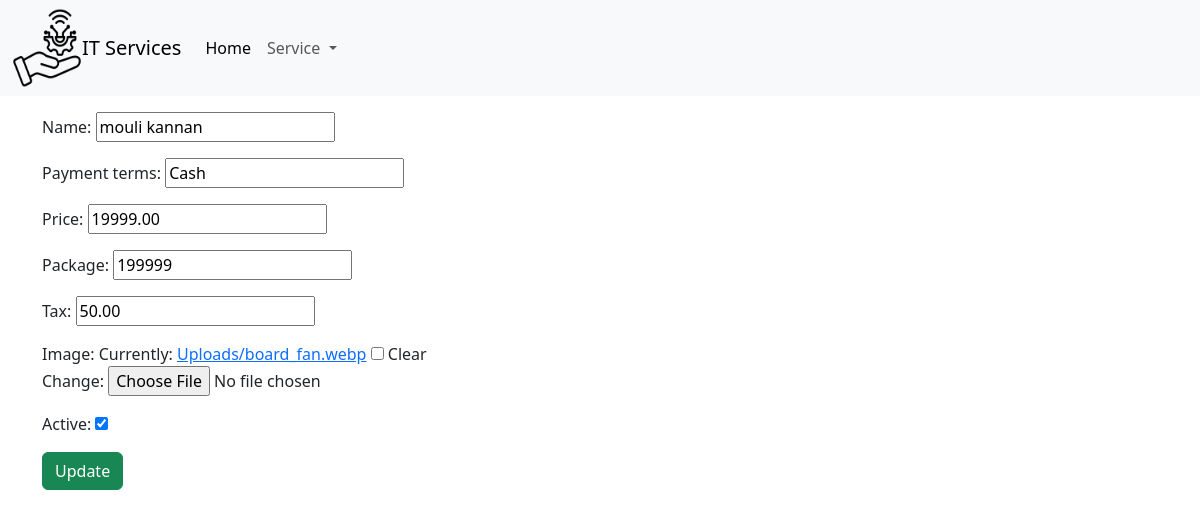
Page /update/3 on the committed database.
### Services/models.py (models this page shows, shortened)
class Service(models.Model):
    name = models.CharField(max_length=100)
    payment_terms = models.CharField(max_length=255)
    price = models.DecimalField(max_digits=10, decimal_places=2)
    package = models.CharField(max_length=255)
    tax = models.DecimalField(max_digits=5, decimal_places=2)
    image = models.ImageField(upload_to='images/', null=True, blank=True)
    active = models.BooleanField(default=True)

### Services/views.py (the view)
# urls.py: path('update/<int:id>',views.update,name='update'),
def update(request, id):
    obj = Service.objects.get(id=id)
    if request.method == 'POST':
        form = serviceForm(request.POST, instance=obj)
        if form.is_valid():
            form.save()
            return redirect('read')
    else:
        form = serviceForm(instance=obj)
    return render(request, 'update.html', {'form': form})

### Services/forms.py
class serviceForm(forms.ModelForm):
    class Meta:
        model = Service
        fields = ['name','payment_terms','price','package','tax','image','active']

### Services/templates/update.html (shortened to what this page needs)
<!DOCTYPE html>
<html lang="en">
  <head>
    <link
      href="https://cdn.jsdelivr.net/npm/bootstrap@5.3.3/dist/css/bootstrap.min.css"
      rel="stylesheet"
    />
  </head>
  <body>
    <nav class="navbar navbar-expand-lg bg-light">
        <div class="container-fluid">
          <img src="\static\logo.png" title="Flaticon logo" width="70px" height="80px" class="block">
          <a class="navbar-brand" href="{% url 'read'%}">IT Services</a>
          <div class="collapse navbar-collapse" id="navbarSupportedContent">
            <ul class="navbar-nav me-auto mb-2 mb-lg-0">
              <li class="nav-item">
                <a class="nav-link active" aria-current="page" href="{% url 'read'%}">Home</a>
              </li>
              <li class="nav-item dropdown">
                <a
                  class="nav-link dropdown-toggle"
                  href="#"
                  role="button"
                  data-bs-toggle="dropdown"
                  aria-expanded="false"
                >
                  Service
                </a>
              </li>
            </ul>
          </div>
        </div>
      </nav>
    <div class="container mt-3">
      <form method="post">
        {% csrf_token %} {{form.as_p}}
        <button class="btn btn-success">Update</button>
      </form>
    </div>
  </body>
</html>

### rows in the picture
Service: name "mouli kannan", payment_terms "Cash", price "19999.00", package "199999", tax "50.00", active "☑"
